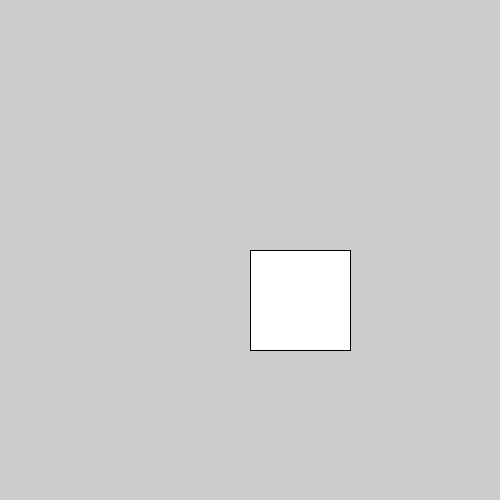
Frame 1 (no input)
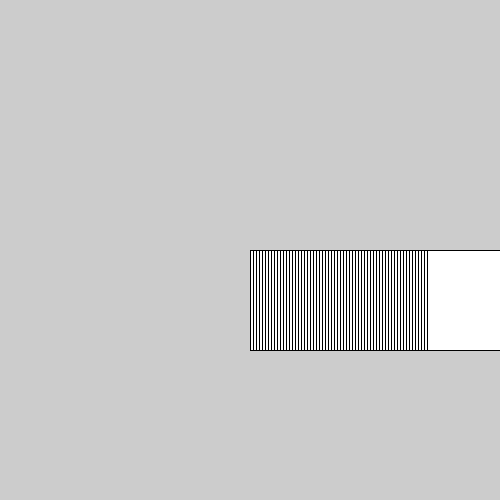
Frame 60 (the mouse pressed at the canvas centre just before this capture)
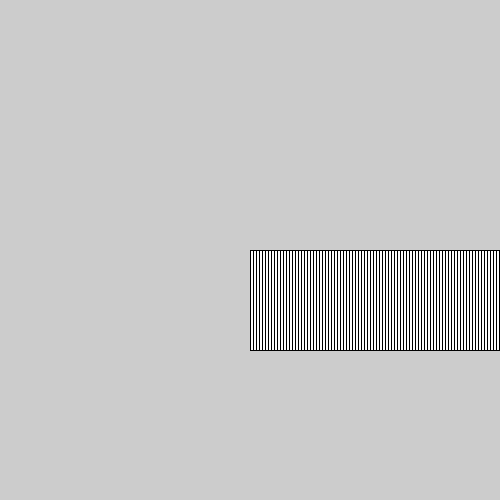
Frame 120 (the mouse held since frame 60 and released just before this capture)

The Processing sketch that drew these frames (run headless with seeded random() and noise(); from frame 60 on, the mouse is pressed at the canvas centre):

// Processing sketch: Boolean_Snake_thing_
// ── Boolean_Snake_thing_.pde
boolean right=true;
boolean left=false;
boolean up=false;
boolean down=false;

void setup() {
  size(500, 500);
}
float rectX = 250;
float rectY = 250;
void draw() {
  rect(rectX,rectY, 100,100);
  if (up) {
    rectY -= 3;
  }

  if (down) {
    rectY += 3;
  }

  if (right) {
    rectX += 3;
  }

  if (left) {
    rectX -= 3;
  }

  if (rectX > 500) {
    rectX = -25;
  }

  if (rectX < 0) {
    rectX = 525;
  }

  if (rectY > 500) {
    rectY = -25;
  }

  if (rectY < 0) {
    rectY = 525;
  }
}

void keyPressed() {
  if (key == CODED) {
    if (keyCode == UP) {
      right=false;
      down=false;
      up=true; 
      left=false;
    }
    if (keyCode == DOWN) {
      right=false;
      down=true;
      up=false; 
      left=false;
    }
    if (keyCode == RIGHT) {
      right=true;
      down=false;
      up=false; 
      left=false;
    }
    if (keyCode == LEFT) {
      right=false;
      down=false;
      up=false; 
      left=true;
    }
  }
}
